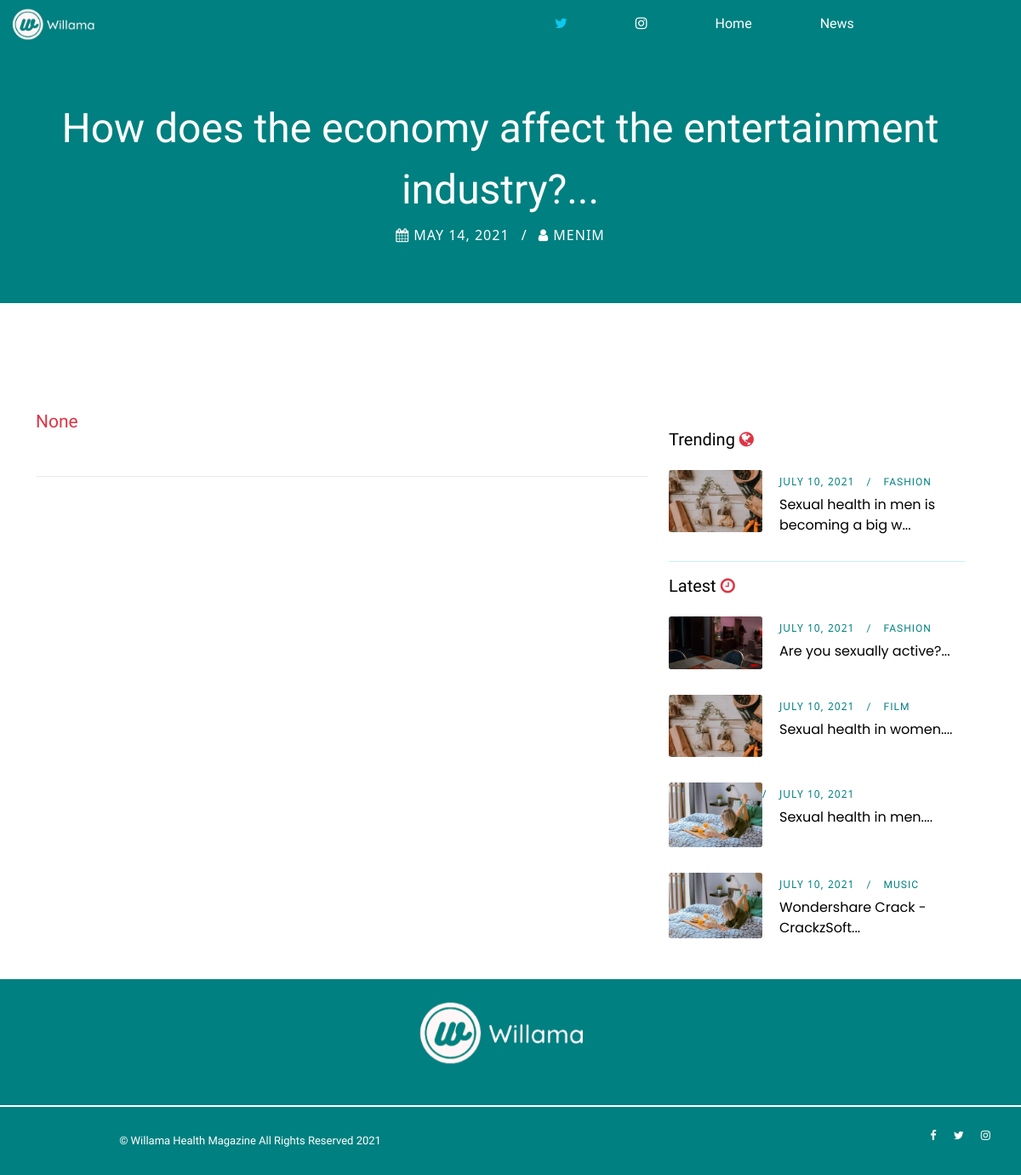
The page /willama_health/news/how-does-the-economy-affect-the-entertainment-industry/ on the database its author committed.
### blog/models.py (models this page shows, shortened)
class News(models.Model):
    title       =   models.CharField(max_length=255, unique=True)
    blog_img    =   models.ImageField(upload_to="blog_pics/", null=True, blank=True)
    img_credits =   models.CharField(max_length=255, null=True)
    slug        =   models.SlugField(max_length=250, null=True, blank=True, unique=True)
    author      =   models.CharField(max_length=100, default='Menim')
    updated_on  =   models.DateTimeField(auto_now=True)
    body        =   tinymce_models.HTMLField()
    created_on  =   models.DateTimeField(auto_now_add=True)
    status      =   models.IntegerField(choices=STATUS, default=0)
    blog_type   =   models.IntegerField(choices=TYPE, default=0)
    class Meta:
        ordering    =   ['-created_on']
        verbose_name_plural =   'News'

class Post(models.Model):
    title       =   models.CharField(max_length=255, unique=True)
    blog_img    =   models.ImageField(upload_to="blog_pics/", null=True, blank=True)
    img_credits =   models.CharField(max_length=255, null=True)
    slug        =   models.SlugField(max_length=250, null=True, blank=True, unique=True)
    author      =   models.CharField(max_length=100, default='Menim')
    updated_on  =   models.DateTimeField(auto_now=True)
    body        =   tinymce_models.HTMLField()
    created_on  =   models.DateTimeField(auto_now_add=True)
    status      =   models.IntegerField(choices=STATUS, default=0)
    blog_type   =   models.IntegerField(choices=TYPE, default=0)
    categories  =   models.ManyToManyField(Category, related_name='posts')
    class Meta:
        ordering    =   ['-created_on']

class Category(models.Model):
    title   =   models.CharField(max_length=20, unique=True, null=True)
    slug        =   models.SlugField(max_length=250, unique=True,null=True)
    class Meta:
        verbose_name_plural =   'categories'

### blog/views.py (the view)
# urls.py: path('willama_health/news/<slug:slug>/', views.news_detail, name='news-detail'),
def news_detail(request, slug, *args, **kwargs):
    post        =   News.objects.get(slug=slug)
    latest      =   Post.objects.order_by('-created_on')[0:4]
    adverts     =   Advert.objects.all()[0:1]
    trending    =   Post.objects.filter(blog_type=2, status=1).order_by('-created_on')[0:3]
    context     =   {
        "post": post,
        'latest':latest,
        'adverts':adverts,
        'trending':trending,
    }
    return render(request, "news_detail.html", context)

### blog/templates/news_detail.html (shortened to what this page needs)
{% extends "base.html" %} {% load crispy_forms_tags %} {% load static %} {% block title %}Willama Health Magazine - {{ post.title }}{% endblock %} {% block meta_description %}{{ post.body|slice:":200" }}{% endblock %} {% block content %}
<div class="breadcrumb-area bg-img bg-overlay jarallax">
    <div class="container h-100">
        <div class="row h-100 align-items-center">
            <div class="col-12">
                <div class="breadcrumb-content text-center">
                    <div class="breadcrumb-post-content">
                        <h2 class="post-title">{{ post.title|slice:":70"|safe }}...</h2>
                        <div class="post-meta">
                            <a href="#" style="text-decoration: none;"><i class="fa fa-calendar" aria-hidden="true"></i>
                                {{ post.created_on.date }}</a>
                            <a href="#" style="text-decoration: none;"><i class="fa fa-user" aria-hidden="true"></i>
                                {{ post.author }}</a>
                        </div>
                    </div>
                </div>
            </div>
        </div>
    </div>
</div>
<div class="roberto-news-area section-padding-100-0">
    <div class="container">
        <div class="row justify-content-center">
            <div class="col-12 col-lg-8">
                <div class="post-thumbnail mb-50">
                    <h4><a href="{{ post.img_credits }}" class="text-danger small">{{ post.img_credits }}</a></h4>
                </div>
                <div class="post-author-area d-flex align-items-center justify-content-between mb-50">
                </div>
            </div>
            <div class="col-12 col-sm-8 col-md-6 col-lg-4 py-5 section-padding-100-70">
                <div class="roberto-sidebar-area pl-md-4">
                    <div class="col-12 mb-4">
                        <h5>Trending <i class="fa fa-globe text-danger"></i></h5>
                    </div>
                    {% for post in trending %}
                    <div class="single-recent-post d-flex">
                        <div class="post-thumb">
                            {% if post.blog_img %}
                            <a href="#"><img src="{{ post.blog_img.url }}" alt=""></a>
                            {% endif %}
                        </div>
                        <div class="post-content">
                            <div class="post-meta">
                                <a href="#" class="post-author">{{ post.created_on.date }}</a>
                                {% for cat in post.categories.all %}
                                <a href="{% url 'blog_category' cat.slug %}" class="post-tutorial"
                                    style="font-family: 'Archivo Narrow', sans-serif;">{{ cat.title }}</a> {% endfor %}
                            </div>
                            <a href="{% url 'article-detail' post.slug %}" class="post-title"
                                style="font-family: 'Poppins', sans-serif;">{{ post.title|slice:":40"|safe }}...</a>
                        </div>
                    </div>
                    {% endfor %}
                    <hr class="bg-info">
                    <div class="col-12 mb-4">
                        <h5>Latest <i class="fa fa-clock-o text-danger"></i></h5>
                    </div>
                    {% for post in latest %}
                    <div class="single-recent-post d-flex">
                        <div class="post-thumb">
                            {% if post.blog_img %}
                            <a href="#"><img src="{{ post.blog_img.url }}" alt=""></a>
                            {% endif %}
                        </div>
                        <div class="post-content">
                            <div class="post-meta">
                                <a href="#" class="post-author">{{ post.created_on.date }}</a>
                                {% for cat in post.categories.all %}
                                <a href="{% url 'blog_category' cat.slug %}" class="post-tutorial"
                                    style="font-family: 'Archivo Narrow', sans-serif;">{{ cat.title }}</a> {% endfor %}
                            </div>
                            <a href="{% url 'article-detail' post.slug %}" class="post-title"
                                style="font-family: 'Poppins', sans-serif;">{{ post.title|slice:":40"|safe }}...</a>
                        </div>
                    </div>
                    {% endfor %}
                </div>
            </div>
        </div>
    </div>
</div>
{% endblock content %}

### static/css/design.css (style rules this page uses)
* { margin: 0; padding: 0; max-width: 100%; box-sizing: border-box; }
body { font-family: "Poppins", sans-serif; font-size: 14px; }
h1, h2, h3, h4, h5, h6 { font-family: "Archivo Narrow", sans-serif; color: #000000; line-height: 1.3; font-weight: 500; }
img { height: auto; max-width: 100%; }
.bg-img { background-position: center center; background-size: cover; background-repeat: no-repeat; }
.mb-50 { margin-bottom: 50px !important; }
.section-padding-100-0 { padding-top: 100px; padding-bottom: 0; }
.section-padding-100-70 { padding-top: 100px; padding-bottom: 70px; }
.breadcrumb-area { position: relative; background: teal; background-size: cover; z-index: 1; height: 300px; }
.breadcrumb-content { position: relative; z-index: 1; }
.roberto-news-area a { color: #000000; text-decoration: none; }
.breadcrumb-post-content { position: relative; z-index: 1; }
.breadcrumb-post-content .post-title { font-size: 48px; line-height: 1.5; display: block; margin-bottom: 5px; color: #ffffff; }
.breadcrumb-post-content .post-meta { position: relative; z-index: 1; margin-bottom: 10px; }
.breadcrumb-post-content .post-meta a { position: relative; z-index: 1; font-size: 16px; color: #ffffff; display: inline-block; margin-right: 30px; letter-spacing: 1px; text-transform: uppercase; }
.breadcrumb-post-content .post-meta a:last-child { margin-right: 0; }
.breadcrumb-post-content .post-meta a:last-child::before { content: '/'; position: absolute; top: 0; left: -20px; z-index: 1; }
.post-author-area { position: relative; z-index: 1; border-top: 1px solid #ebebeb; padding-top: 10px; }
.single-recent-post { position: relative; z-index: 1; margin-bottom: 30px; }
.single-recent-post:last-child { margin-bottom: 0; }
.single-recent-post .post-thumb { -webkit-box-flex: 0; -ms-flex: 0 0 110px; flex: 0 0 110px; max-width: 110px; width: 110px; margin-right: 20px; }
.single-recent-post .post-thumb img { border-radius: 3px; }
.single-recent-post .post-content .post-title { font-size: 16px; display: block; margin-bottom: 0; }
.single-recent-post .post-content .post-meta { position: relative; z-index: 1; margin-bottom: 5px; }
.single-recent-post .post-content .post-meta a { position: relative; z-index: 1; font-size: 12px; color: teal; display: inline-block; margin-right: 30px; letter-spacing: 1px; text-transform: uppercase; }
.single-recent-post .post-content .post-meta a:last-child { margin-right: 0; }
.single-recent-post .post-content .post-meta a:last-child::before { content: '/'; position: absolute; top: 0; left: -20px; z-index: 1; }
.post-meta a { text-decoration: none; }

### rows shown on the page
News: title "How does the economy affect the entertainment industry?", created_on "MAY 14, 2021", author "MENIM", img_credits "None"
Post: blog_img (picture), created_on "JULY 10, 2021", title "Sexual health in men is becoming a big w"
Category: title "FASHION"
Post: blog_img (picture), created_on "JULY 10, 2021", title "Are you sexually active?"
Post: blog_img (picture), created_on "JULY 10, 2021", title "Sexual health in women."
Category: title "FILM"
Post: blog_img (picture), created_on "JULY 10, 2021", title "Sexual health in men."
Post: blog_img (picture), created_on "JULY 10, 2021", title "Wondershare Crack - CrackzSoft"
Category: title "MUSIC"
